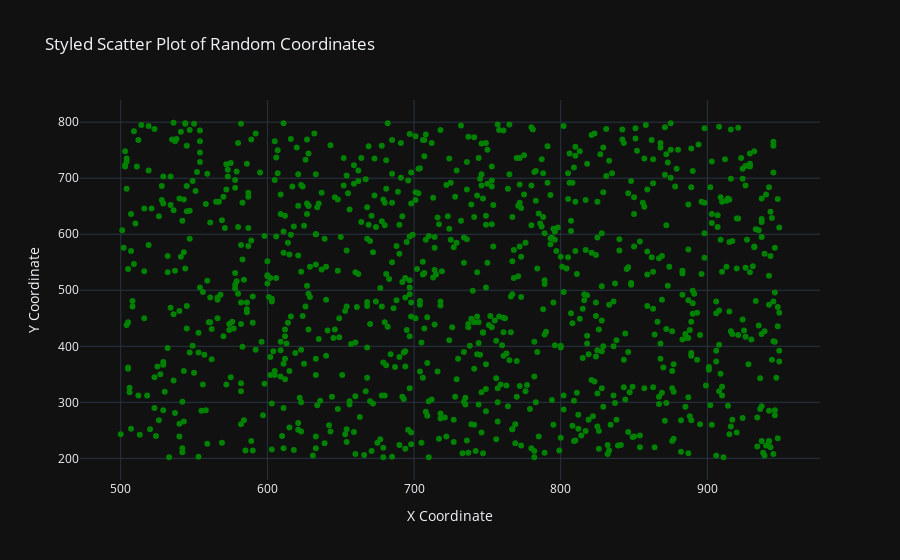

Notebook code for this chart:
### Markdown cell above
### Q3. Write a program to draw a scatter plot for random 500 x and y coordinates and style it

### Code cell
def generate_scatter(df):
    """ 
    Description :
        This function is used to draw a scatter plot for random 500 x and y coordinates and style it
    Parameters :
        df = DataSet
    Return :
        It returns scatter graph for random 500 x and y coordinates
    """
    fig = px.scatter(df,x='x',y='y',title='Styled Scatter Plot of Random Coordinates',
        labels={'x': 'X Coordinate', 'y': 'Y Coordinate'},
        color_discrete_sequence=['green'],  
        template='plotly_dark')
    fig.show()
    
    
def main():
    x = np.random.randint(500,950,1000)
    y = np.random.randint(200,800,1000)
    dic = pd.DataFrame({'x':x,'y':y})
    generate_scatter(dic)
    
    
if __name__ == "__main__":
    main()

### Figure 1 — Plotly figure (JSON) as saved in the notebook; plotly's stock layout.template omitted (floating-point values rounded to 4 significant figures; data arrays with more than 128 entries replaced by an {"elided": "..."} marker saying what was removed)
{"data": [{"hovertemplate": "X Coordinate=%{x}<br>Y Coordinate=%{y}<extra></extra>", "legendgroup": "", "marker": {"color": "green", "symbol": "circle"}, "mode": "markers", "name": "", "orientation": "v", "showlegend": false, "type": "scatter", "x": {"elided": "1000 int values"}, "xaxis": "x", "y": {"elided": "1000 int values"}, "yaxis": "y"}], "layout": {"legend": {"tracegroupgap": 0}, "title": {"text": "Styled Scatter Plot of Random Coordinates"}, "xaxis": {"anchor": "y", "domain": [0, 1], "title": {"text": "X Coordinate"}}, "yaxis": {"anchor": "x", "domain": [0, 1], "title": {"text": "Y Coordinate"}}}}
